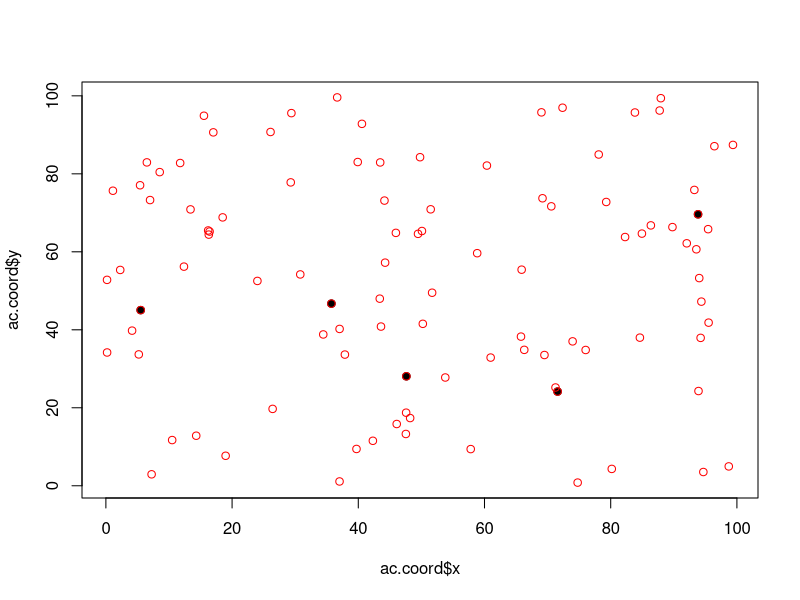
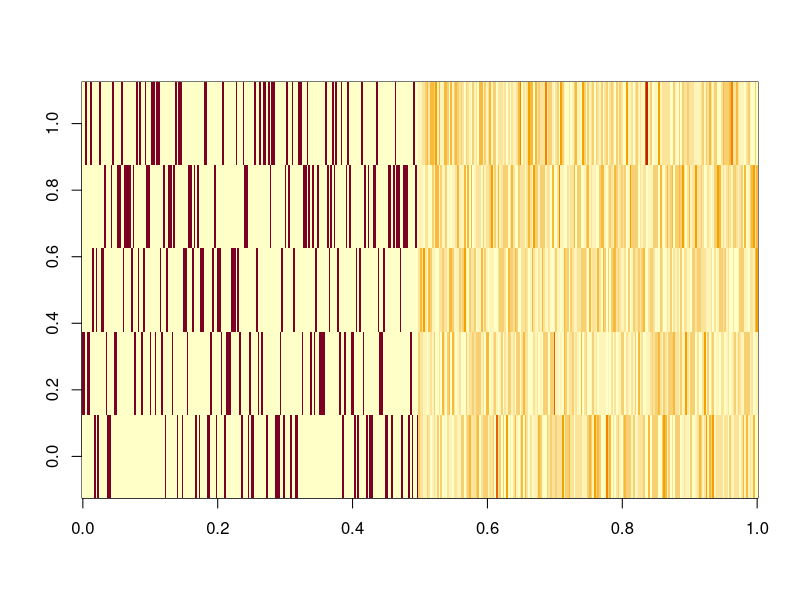
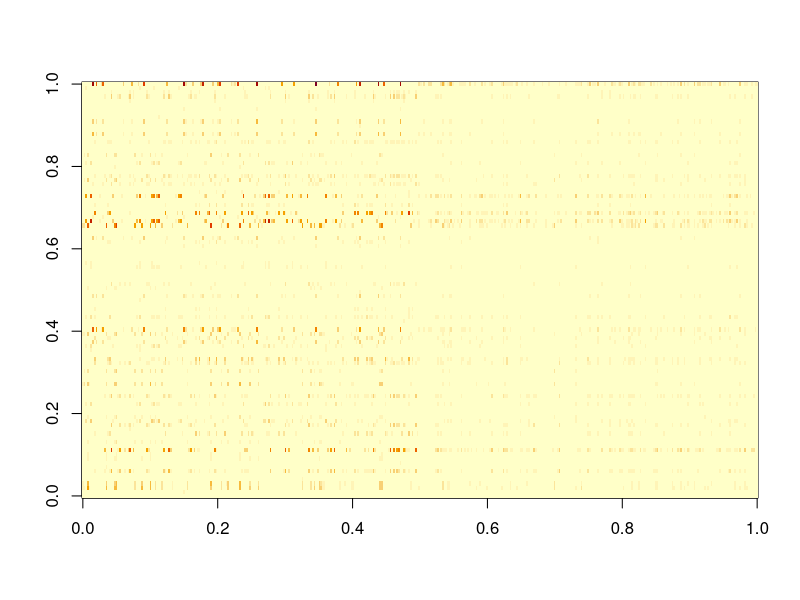

These charts were generated, in order, by the following R code: (Note: this script raises an error after producing the figures.)
rm(list=ls(all=TRUE))
set.seed(1)

#basic setup
n.tsegm=400
n.ac=5
n.grid=100
n=floor(runif(n.tsegm,min=10,max=900))

#spatial coordinates
grid.coord=data.frame(x=runif(n.grid,min=0,max=100),
                      y=runif(n.grid,min=0,max=100))
ac.ind.true=ind=sample(nrow(grid.coord),size=n.ac)
ac.coord.true=ac.coord=grid.coord[ind,]

rangox=range(c(ac.coord$x,grid.coord$x))
rangoy=range(c(ac.coord$y,grid.coord$y))
plot(ac.coord$x,ac.coord$y,pch=19,xlim=rangox,ylim=rangoy)
points(grid.coord$x,grid.coord$y,col='red')

#generate theta
theta=matrix(NA,n.tsegm,n.ac)
for (i in 1:n.tsegm){
  if (i< n.tsegm/2){ #pure thetas
    theta[i,]=0
    ind=sample(1:n.ac,size=1)
    theta[i,ind]=1
  }
  if (i>= n.tsegm/2){
    tmp=runif(n.ac)
    theta[i,]=tmp/sum(tmp)
  }
}
image(theta)
theta.true=theta

#distance decay parameter
phi.true=phi=0.1

#calculate probabilities associated with each n.ac
probs=matrix(NA,n.ac,n.grid)
for (i in 1:n.ac){
  x2=(ac.coord$x[i]-grid.coord$x)^2
  y2=(ac.coord$y[i]-grid.coord$y)^2
  dist=sqrt(x2+y2)
  tmp=exp(-phi*dist)
  probs[i,]=tmp/sum(tmp)
}

#cluster membership and data
z=matrix(NA,n.tsegm,n.ac)
z.disagg=array(NA,dim=c(n.tsegm,n.grid,n.ac))
y=matrix(0,n.tsegm,n.grid)
for (i in 1:n.tsegm){
  z[i,]=rmultinom(1,size=n[i],prob=theta[i,])
  for (j in 1:n.ac){
    z.disagg[i,,j]=rmultinom(1,size=z[i,j],prob=probs[j,])
    y[i,]=y[i,]+z.disagg[i,,j]
  }
}
z.true.disagg=z.disagg
image(y)

setwd('U:\\GIT_models\\AC_mixed')
write.csv(y,'fake data.csv',row.names=F)
write.csv(grid.coord,'fake data grid.csv',row.names=F)